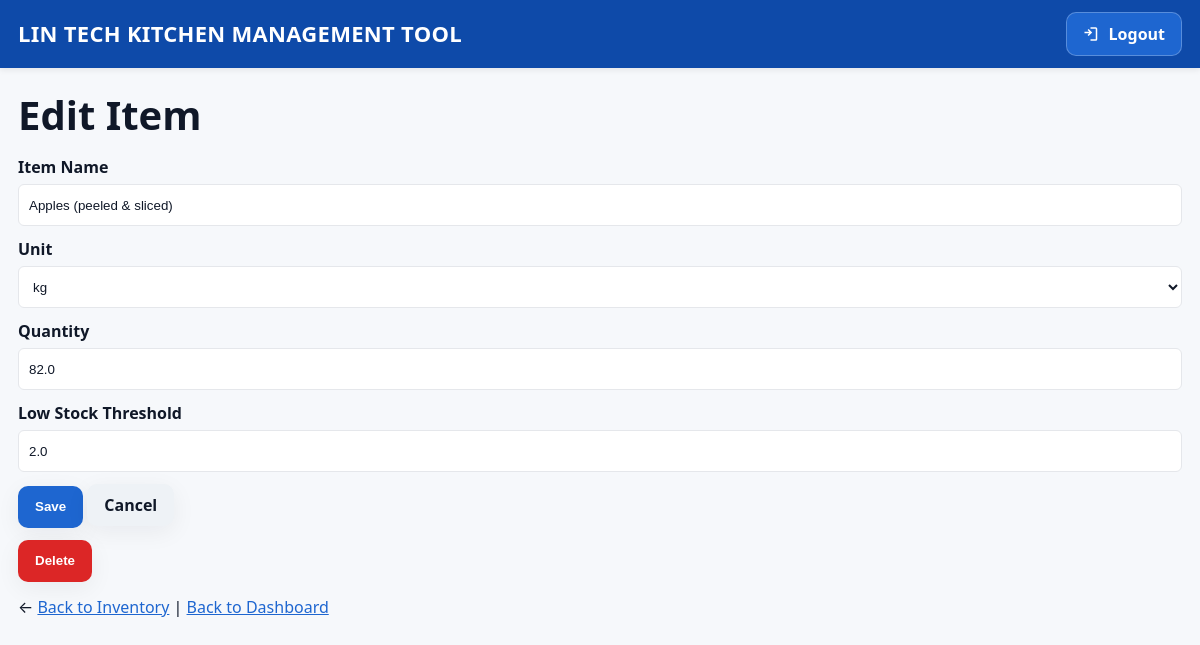
The app's page /inventory/45/edit (signed in) with its own data.
### models.py (models this page shows)
class InventoryItem(db.Model):
    id = db.Column(db.Integer, primary_key=True)
    name = db.Column(db.String(120), index=True, unique=True, nullable=False)
    unit = db.Column(db.String(30), default="pcs")
    quantity = db.Column(db.Float, default=0)
    low_stock_threshold = db.Column(db.Float, default=0)
    updated_at = db.Column(db.DateTime, default=datetime.utcnow, onupdate=datetime.utcnow)

### app.py (the view, shortened to what this page needs)
    @app.route("/inventory/<int:iid>/edit", methods=["GET", "POST"])
    @login_required
    @roles_required("Manager", "Cook", "Dietary Aide")
    def inventory_edit(iid):
        it = InventoryItem.query.get_or_404(iid)
        limited = (current_role() == "Dietary Aide")
        return render_template("inventory_form.html", mode="edit", values=it, item_id=it.id,
                               units=INVENTORY_UNITS, limited=limited)

### templates/inventory_form.html (shortened to what this page needs)
{% extends "base.html" %}
{% block content %}
{% set limited = limited or false %}
{% set v = values or {} %}
<h1>{{ 'Edit Item' if mode=='edit' else 'New Item' }}</h1>
<form method="post" class="form-narrow">
  <div class="form-group">
    <label for="name">Item Name</label>
    <input id="name" name="name" class="form-control"
           value="{{ (v.name if v.name is defined else v.get('name','')) if v else '' }}"
           {{ 'disabled' if limited else '' }}>
  </div>
  <div class="form-group">
    <label for="unit">Unit</label>
    <select id="unit" name="unit" class="form-control" {{ 'disabled' if limited else '' }}>
      {% for u in units %}
        {% set cur = (v.unit if v.unit is defined else v.get('unit','')) if v else '' %}
        <option value="{{ u }}" {{ 'selected' if cur==u else '' }}>{{ u }}</option>
      {% endfor %}
    </select>
  </div>
  <div class="form-group">
    <label for="quantity">Quantity</label>
    <input id="quantity" name="quantity" class="form-control" type="number" step="any"
           value="{{ (v.quantity if v.quantity is defined else v.get('quantity','')) if v else '' }}">
  </div>
  <div class="form-group">
    <label for="low_stock_threshold">Low Stock Threshold</label>
    <input id="low_stock_threshold" name="low_stock_threshold" class="form-control" type="number" step="any"
           value="{{ (v.low_stock_threshold if v.low_stock_threshold is defined else v.get('low_stock_threshold','')) if v else '' }}"
           {{ 'disabled' if limited else '' }}>
  </div>
  <div class="actions">
    <button class="btn btn-primary" type="submit">{{ 'Save' if mode=='edit' else 'Create' }}</button>
    <a class="btn btn-secondary" href="{{ url_for('inventory_list') }}">Cancel</a>
  </div>
</form>
{% if mode == 'edit' and item_id and not limited %}
<form action="{{ url_for('inventory_delete', iid=item_id) }}" method="post"
      onsubmit="return confirm('Are you sure you want to delete this item?');"
      style="margin-top:12px;">
  <button class="btn btn-danger" type="submit">Delete</button>
</form>
{% endif %}
<p style="margin-top:14px;">
  ← <a href="{{ url_for('inventory_list') }}">Back to Inventory</a> |
  <a href="{{ url_for('dashboard') }}">Back to Dashboard</a>
</p>
{% endblock %}

### templates/base.html (style rules this page uses)
:root { --bg:#f6f8fb; --card:#ffffff; --text:#101828; --line:#e5e7eb; --primary:#1e66d0; --primary-600:#1b59b5; --danger:#dc2626; --shadow:0 6px 24px rgba(16,24,40,.06); --radius:12px; --radius-sm:10px; }
* { box-sizing:border-box; }
html,body { height:100%; }
body { margin:0; background:var(--bg); color:var(--text); -webkit-font-smoothing:antialiased; font-family: system-ui,-apple-system,Segoe UI,Roboto,"Helvetica Neue",Arial,"Noto Sans"; }
h1 { font-size:40px; line-height:1.15; margin:0 0 18px; }
.btn { display:inline-flex; align-items:center; justify-content:center; height:42px; padding:0 16px; border-radius:10px; border:1px solid transparent; background:var(--card); color:var(--text); text-decoration:none; font-weight:600; cursor:pointer; box-shadow:var(--shadow); }
.btn-primary { background:var(--primary); color:#fff; }
.btn-secondary { background:#eef2f6; }
.btn-danger { background:var(--danger); color:#fff; }
.form-group { margin-bottom:12px; }
.form-group > label { display:block; font-weight:600; margin-bottom:6px; }
.form-control { width:100%; height:42px; padding:8px 10px; border:1px solid var(--line); border-radius:6px; background:#fff; color:var(--text); }
a { color:var(--primary); }
a.btn { color:inherit; }

### records on screen
InventoryItem: name "Apples (peeled & sliced)", quantity "82.0", low_stock_threshold "2.0"

### other values on screen
{{ 'Edit Item' if mode=='edit' else 'New Item' }} "Edit Item"
{{ 'Save' if mode=='edit' else 'Create' }} "Save"
form field unit "kg"
